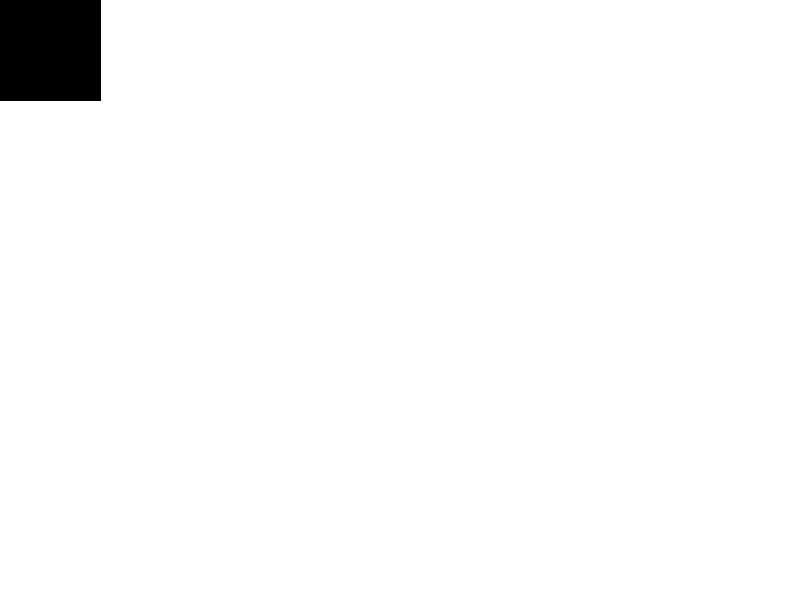
Frame 1 (no input)
Frame 60 (the mouse pressed at the canvas centre just before this capture): identical to frame 1, image omitted
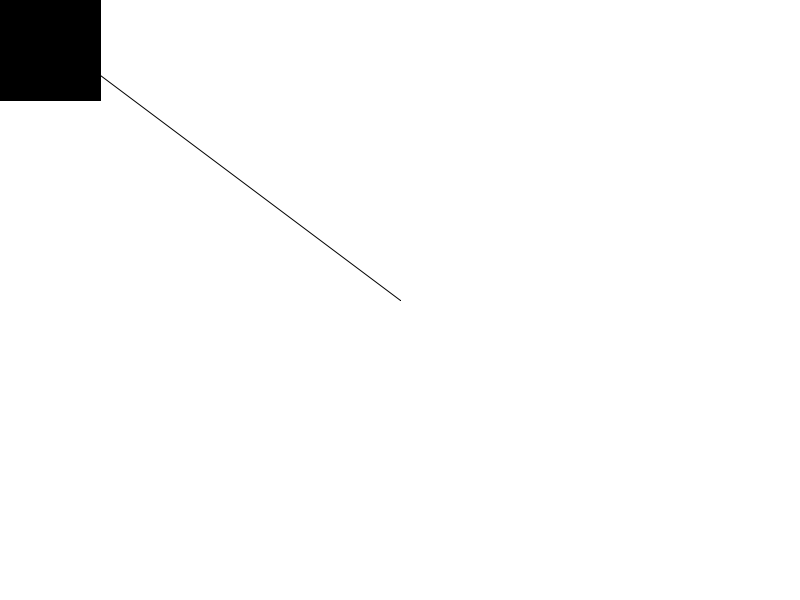
Frame 120 (the mouse held since frame 60 and released just before this capture)

The Processing sketch that drew these frames (run headless with seeded random() and noise(); from frame 60 on, the mouse is pressed at the canvas centre):

// Processing sketch: miniPaint
// ── miniPaint.pde
void setup() {
  size(800, 600);
  colorMode(HSB, 360, 100, 100);
  background( 0, 0, 100 );
}

int w = 1; 
int h = 0;
int s = 0;
int b = 0; 

void draw() {
  fill( h, s, b);
  strokeWeight( w );
  rect(0, 0, 100, 100 );
  
  if ( mousePressed ) {
    stroke( h, s, b);
    strokeWeight( w ); 
    line(mouseX, mouseY, pmouseX, pmouseY);
  }
}

void keyPressed() {
  if( key == 'c' ) background( 0, 0, 100 );
  if( (key == 'w' ) && (w < 100) ) w++;
  if( (key == 'W' ) && (w > 1)   ) w--;
  if( (key == 'h' ) && (w < 360) ) h++;
  if( (key == 'H' ) && (w > 0)   ) h--;
  if( (key == 's' ) && (w < 100) ) s++;
  if( (key == 'S' ) && (w > 0)   ) s--;
  if( (key == 'b' ) && (w < 100) ) b++;
  if( (key == 'B' ) && (w > 0)   ) b--;}
